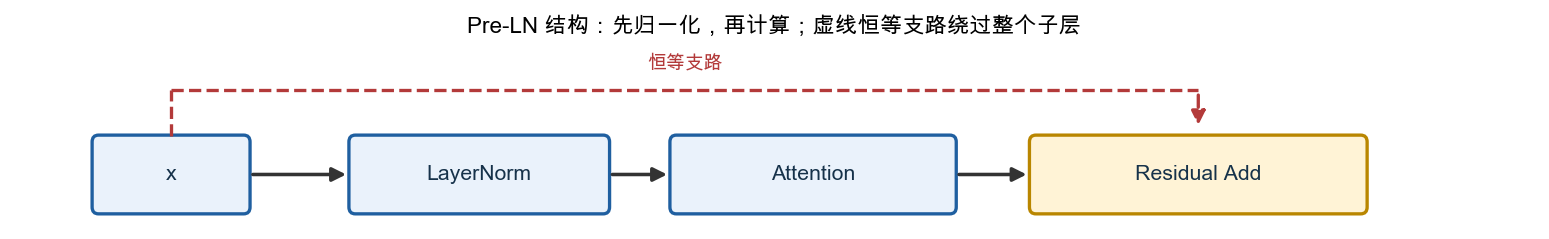

The Python source for this figure:
#!/usr/bin/env python3
"""生成第11章 第四节 Pre-LN 结构图（原 Mermaid 图 3）：
x --> LayerNorm --> Attention --> Residual Add，同时 x 有一条虚线"恒等支路"
绕过 LayerNorm 和 Attention 两个子层，直接连到 Residual Add。

修复记录：改用直角折线画恒等支路（不用曲线弧度），避免因画布压扁后弧顶被裁剪导致断线。
"""
from pathlib import Path

import matplotlib
matplotlib.use("Agg")
import matplotlib.font_manager as fm
import matplotlib.pyplot as plt
from matplotlib.patches import FancyArrowPatch, FancyBboxPatch

FONT_CANDIDATES = [
    "PingFang SC", "Microsoft YaHei", "Noto Sans CJK SC",
    "WenQuanYi Micro Hei", "Source Han Sans SC", "Arial Unicode MS",
]
available = {font.name for font in fm.fontManager.ttflist}
font = next((name for name in FONT_CANDIDATES if name in available), "DejaVu Sans")
plt.rcParams.update({"font.family": font, "axes.unicode_minus": False})


def draw_box(ax, cx, cy, w, h, text, facecolor="#EAF2FB", edgecolor="#1F5FA0", fontsize=9):
    box = FancyBboxPatch((cx - w / 2, cy - h / 2), w, h,
                          boxstyle="round,pad=0.015,rounding_size=0.05",
                          linewidth=1.4, edgecolor=edgecolor, facecolor=facecolor, clip_on=False)
    ax.add_patch(box)
    ax.text(cx, cy, text, ha="center", va="center", fontsize=fontsize, weight="bold",
            color="#16324a", clip_on=False)


def straight_arrow(ax, start, end, color="#333333", lw=1.5, ls="-"):
    a = FancyArrowPatch(start, end, arrowstyle="-|>", mutation_scale=12,
                         linewidth=lw, color=color, linestyle=ls, clip_on=False)
    ax.add_patch(a)


def elbow_bypass(ax, x_start, x_end, y_base, y_top, color="#B33A3A", lw=1.4):
    ax.plot([x_start, x_start], [y_base, y_top], color=color, lw=lw, ls="--", clip_on=False, zorder=1)
    ax.plot([x_start, x_end], [y_top, y_top], color=color, lw=lw, ls="--", clip_on=False, zorder=1)
    straight_arrow(ax, (x_end, y_top), (x_end, y_base + 0.05), color=color, lw=lw, ls="--")


fig, ax = plt.subplots(figsize=(11.5, 1.4), dpi=170)

y = 0
draw_box(ax, 0.6, y, 1.2, 0.55, "x")
draw_box(ax, 3.0, y, 2.0, 0.55, "LayerNorm")
draw_box(ax, 5.6, y, 2.2, 0.55, "Attention")
draw_box(ax, 8.6, y, 2.6, 0.55, "Residual Add", facecolor="#FFF3D6", edgecolor="#B98600")

straight_arrow(ax, (1.2, y), (2.0, y))
straight_arrow(ax, (4.0, y), (4.5, y))
straight_arrow(ax, (6.7, y), (7.3, y))

# 直角折线恒等支路：从 x 正上方走直线，绕过 LayerNorm 和 Attention，落到 Residual Add 正上方
elbow_bypass(ax, 0.6, 8.6, y_base=0.28, y_top=0.62, color="#B33A3A", lw=1.4)
ax.text(4.6, 0.78, "恒等支路", fontsize=8, color="#B33A3A", ha="center", weight="bold", clip_on=False)

ax.set_xlim(-0.6, 11.2)
ax.set_ylim(-0.35, 1.0)
ax.axis("off")
ax.set_title("Pre-LN 结构：先归一化，再计算；虚线恒等支路绕过整个子层", fontsize=9.5, weight="bold", pad=2)

output = Path(__file__).resolve().parent / "preln_residual_diagram.png"
fig.savefig(output, bbox_inches="tight")
print(f"saved to {output}")
